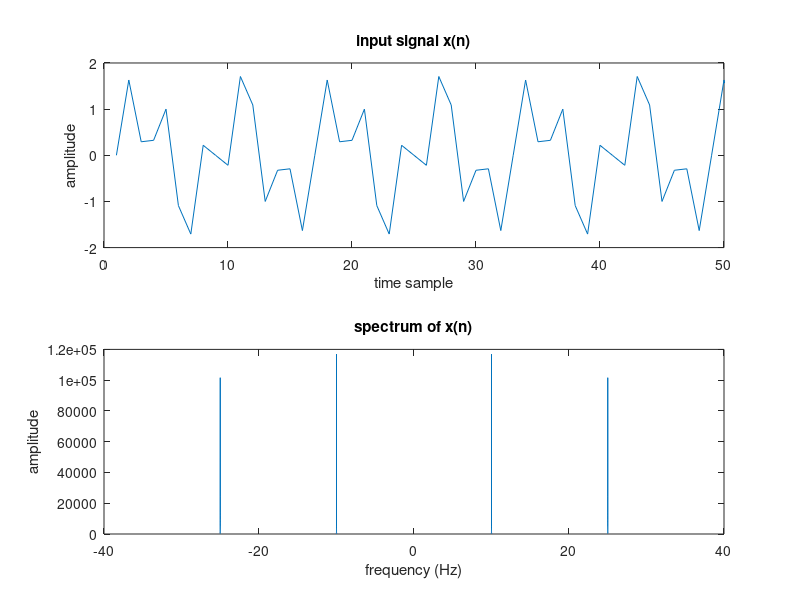

Write MATLAB code to recreate this figure. (Note: this script raises an error after producing the figure.)
clc;
clear all;
close all;

fs=80;
n=0:1/fs:2999;
x=sin(20*pi*n)+sin(50*pi*n);

xi=fftshift(fft(x));
N1=length(xi);
k11=(fs/N1)*(-N1/2:N1/2-1);

figure;
subplot(2,1,1)
plot(x)
xlim([0 50])
title('input signal x(n)')
xlabel('time sample')
ylabel('amplitude')
subplot(2,1,2)
plot(k11,abs(xi))
title('spectrum of x(n)')
xlabel('frequency (Hz)')
ylabel('amplitude')


%upsampling;

x2=upsample(x,2);
fs1=fs*2;
disp("sampling frequency after up sampling(in Hz)= "+ num2str(fs1))
x_u=fftshift(fft(x2));
N1=length(x_u);
k1=(fs1/N1)*(-N1/2:N1/2-1);

figure;
subplot(2,2,1)
plot(x)
xlim([0 50])
title('input signal x(n)')
xlabel('time sample')
ylabel('amplitude')

subplot(2,2,2)
plot(x2)
title('x_n up sampled by 2 (x_up)')
xlabel('time sample')
ylabel('amplitude')
xlim([0 50])


subplot(2,2,3)
plot(k11,abs(xi))
title('spectrum of x(n)')
xlabel('frequency (Hz)')
ylabel('amplitude')


subplot(2,2,4)
plot(k1,abs(x_u))
title('spectrum of upsampled signal ')
xlabel('frequency (Hz)')
ylabel('amplitude')












% --filter in f- domain
wc=(25/fs1)*2;
T1=length(x2);
h1=fir1(T1-1,wc,'low');
den=[1];
x3=conv(h1,x2);

x4=fftshift(fft(x3));
N2=length(x4);
k2=(fs1/N2)*(-N2/2:N2/2-1);

figure;
subplot(2,1,1)
plot(x3)
title('low pass filter output ')
xlabel('time sample')
ylabel('amplitude')

xlim([0 50])
subplot(2,1,2)
plot(k2,abs(x4))
title('spectrum of lowpass filter output ')
xlabel('frequency (Hz)')
ylabel('amplitude')



